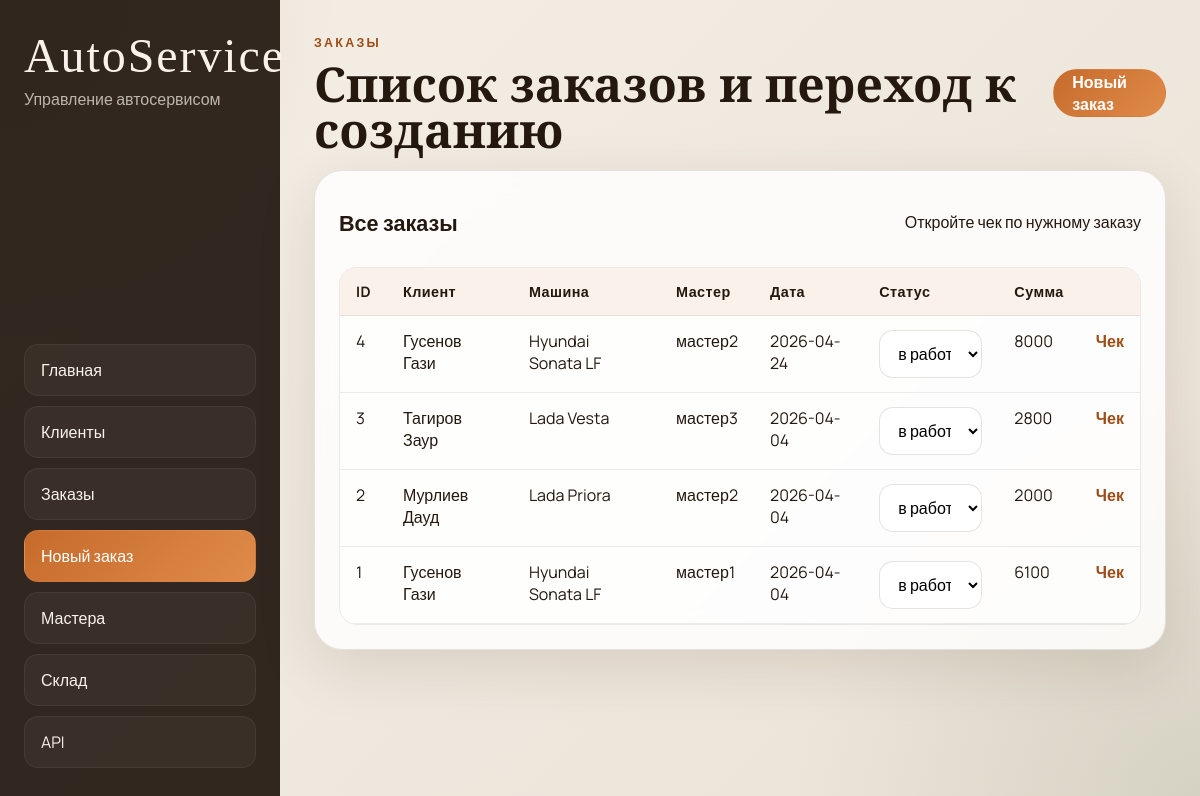
The page /orders on the database its author committed.
### tables this page shows
CREATE TABLE clients (
	client_id INTEGER PRIMARY KEY AUTOINCREMENT,
	full_name TEXT NOT NULL,
	phone_number VARCHAR(11) NOT NULL UNIQUE,
	email TEXT UNIQUE
	CONSTRAINT email_check CHECK(email like '%@%.%')
);

CREATE TABLE cars (
	car_id INTEGER PRIMARY KEY AUTOINCREMENT,
	client_id INTEGER,
	car_model TEXT NOT NULL,
	year INTEGER NOT NULL,
	vin VARCHAR(17) NOT NULL UNIQUE,
	FOREIGN KEY (client_id) REFERENCES clients(client_id) ON DELETE CASCADE
);

CREATE TABLE masters (
	master_id INTEGER PRIMARY KEY AUTOINCREMENT,
	master_name TEXT NOT NULL,
	phone_number varchar(11) NOT NULL UNIQUE,
	email TEXT UNIQUE,
	hire_date date DEFAULT CURRENT_DATE
	CONSTRAINT email_check CHECK(email like '%@%.%')
);

CREATE TABLE orders (
    order_id INTEGER PRIMARY KEY AUTOINCREMENT,
    car_id INTEGER,
    order_date TEXT DEFAULT (date('now')),
    status TEXT DEFAULT 'в работе',
    total_cost INTEGER DEFAULT 0,
	master_id INTEGER,
    FOREIGN KEY (car_id) REFERENCES cars(car_id),
	FOREIGN KEY (master_id) REFERENCES masters(master_id)
);

### autoservice/ui.py (the view)
@ui.route('/orders')
def orders_page():
    tables = get_tables()
    orders = db.session.execute(
        select(
            tables['orders'].c.order_id,
            tables['orders'].c.order_date,
            tables['orders'].c.status,
            tables['orders'].c.total_cost,
            tables['cars'].c.car_model,
            tables['clients'].c.full_name,
            tables['masters'].c.master_name,
        )
        .select_from(
            tables['orders']
            .join(tables['cars'], tables['orders'].c.car_id == tables['cars'].c.car_id)
            .join(tables['clients'], tables['cars'].c.client_id == tables['clients'].c.client_id)
            .outerjoin(tables['masters'], tables['orders'].c.master_id == tables['masters'].c.master_id)
        )
        .order_by(desc(tables['orders'].c.order_id))
    ).mappings().all()
    return render_template('orders.html', orders=orders)

### autoservice/ui.py (called while the page is built)
def get_tables():
    return current_app.extensions['autoservice_tables']

### templates/orders.html (shortened to what this page needs)
{% extends 'base.html' %}
{% block content %}
<section class="page-head">
  <div>
    <p class="eyebrow">Заказы</p>
    <h1>Список заказов и переход к созданию</h1>
  </div>
  <a class="button button-primary" href="{{ url_for('ui.new_order_page') }}">Новый заказ</a>
</section>
<section class="panel">
  <div class="panel-header">
    <h2>Все заказы</h2>
    <p>Откройте чек по нужному заказу</p>
  </div>
  <div class="table-wrap">
    <table>
      <thead>
        <tr>
          <th>ID</th>
          <th>Клиент</th>
          <th>Машина</th>
          <th>Мастер</th>
          <th>Дата</th>
          <th>Статус</th>
          <th>Сумма</th>
          <th></th>
        </tr>
      </thead>
      <tbody>
        {% for order in orders %}
        <tr class="order-row" data-order-id="{{ order.order_id }}">
          <td>{{ order.order_id }}</td>
          <td>{{ order.full_name }}</td>
          <td>{{ order.car_model }}</td>
          <td>{{ order.master_name or 'Не назначен' }}</td>
          <td>{{ order.order_date }}</td>
          <td>
            <div class="status-cell">
              <select class="order-status-select" data-original="{{ order.status }}">
                <option value="в работе" {% if order.status == 'в работе' %}selected{% endif %}>в работе</option>
              </select>
            </div>
          </td>
          <td>{{ order.total_cost }}</td>
          <td><a class="inline-link" href="{{ url_for('ui.receipt_page', order_id=order.order_id) }}">Чек</a></td>
        </tr>
        {% else %}
        <tr><td colspan="8" class="empty">Заказов пока нет</td></tr>
        {% endfor %}
      </tbody>
    </table>
  </div>
</section>
{% endblock %}

### static/styles.css (style rules this page uses)
:root { --bg: #f4efe7; --bg-2: #ebe2d6; --panel: rgba(255, 255, 255, 0.82); --panel-border: rgba(52, 35, 20, 0.12); --text: #24180f; --muted: #6f5d4c; --accent: #c66b2c; --accent-dark: #9e4d17; --accent-soft: rgba(198, 107, 44, 0.12); --danger: #b43b2f; --shadow: 0 18px 60px rgba(57, 33, 10, 0.12); --radius-xl: 28px; --radius-lg: 20px; --radius-md: 14px; }
* { box-sizing: border-box; }
html, body { min-height: 100%; }
body { margin: 0; color: var(--text); font-family: 'Manrope', sans-serif; background: radial-gradient(circle at top left, rgba(198, 107, 44, 0.18), transparent 24%), radial-gradient(circle at bottom right, rgba(87, 116, 84, 0.15), transparent 28%), linear-gradient(135deg, var(--bg) 0%, var(--bg-2) 100%); }
a { color: inherit; text-decoration: none; }
button, input, select, textarea { font: inherit; }
.hero, .panel, .stat-card, .selection-card { backdrop-filter: blur(16px); background: var(--panel); border: 1px solid var(--panel-border); box-shadow: var(--shadow); }
.hero h1, .page-head h1 { margin: 0; font-family: 'Cormorant Garamond', serif; font-size: clamp(2.3rem, 4vw, 4.2rem); line-height: 0.95; }
.eyebrow { margin: 0 0 10px; text-transform: uppercase; letter-spacing: 0.18em; color: var(--accent-dark); font-size: 0.78rem; font-weight: 800; }
.button { display: inline-flex; align-items: center; justify-content: center; min-height: 48px; padding: 0 18px; border-radius: 999px; border: 1px solid transparent; cursor: pointer; transition: transform 0.2s ease, opacity 0.2s ease, background 0.2s ease; font-weight: 700; }
.button-primary { background: linear-gradient(135deg, var(--accent), #e08b49); color: #fff; }
.panel { padding: 24px; border-radius: var(--radius-xl); }
.panel-header, .page-head { display: flex; justify-content: space-between; gap: 16px; align-items: center; margin-bottom: 18px; }
.panel-header h2, .panel h2 { margin: 0; font-size: 1.35rem; }
.table-wrap { overflow-x: auto; border-radius: 18px; border: 1px solid rgba(36, 24, 15, 0.08); }
.table-wrap table { width: 100%; border-collapse: collapse; min-width: 720px; background: rgba(255, 255, 255, 0.6); }
th, td { padding: 14px 16px; border-bottom: 1px solid rgba(36, 24, 15, 0.08); text-align: left; vertical-align: top; }
th { background: rgba(198, 107, 44, 0.09); font-size: 0.9rem; letter-spacing: 0.03em; }
.inline-link { color: var(--accent-dark); font-weight: 700; }
input, select { width: 100%; min-height: 48px; border-radius: 14px; border: 1px solid rgba(36, 24, 15, 0.12); background: rgba(255, 255, 255, 0.92); padding: 0 14px; outline: none; }

### rows shown on the page
clients: full_name "Гусенов Гази" "Гусенов Гази"
cars: car_model "Hyundai Sonata LF" "Hyundai Sonata LF"
masters: master_name "мастер2" "мастер2"
orders: order_date "2026-04-24", status "в работе", total_cost "8000"
clients: full_name "Тагиров Заур"
cars: car_model "Lada Vesta"
masters: master_name "мастер3"
orders: order_date "2026-04-04", status "в работе", total_cost "2800"
clients: full_name "Мурлиев Дауд"
cars: car_model "Lada Priora"
orders: order_date "2026-04-04", status "в работе", total_cost "2000"
masters: master_name "мастер1"
orders: order_date "2026-04-04", status "в работе", total_cost "6100"

### other values the page prints
{{ order.order_id }} "4" "3" "2" "1"
